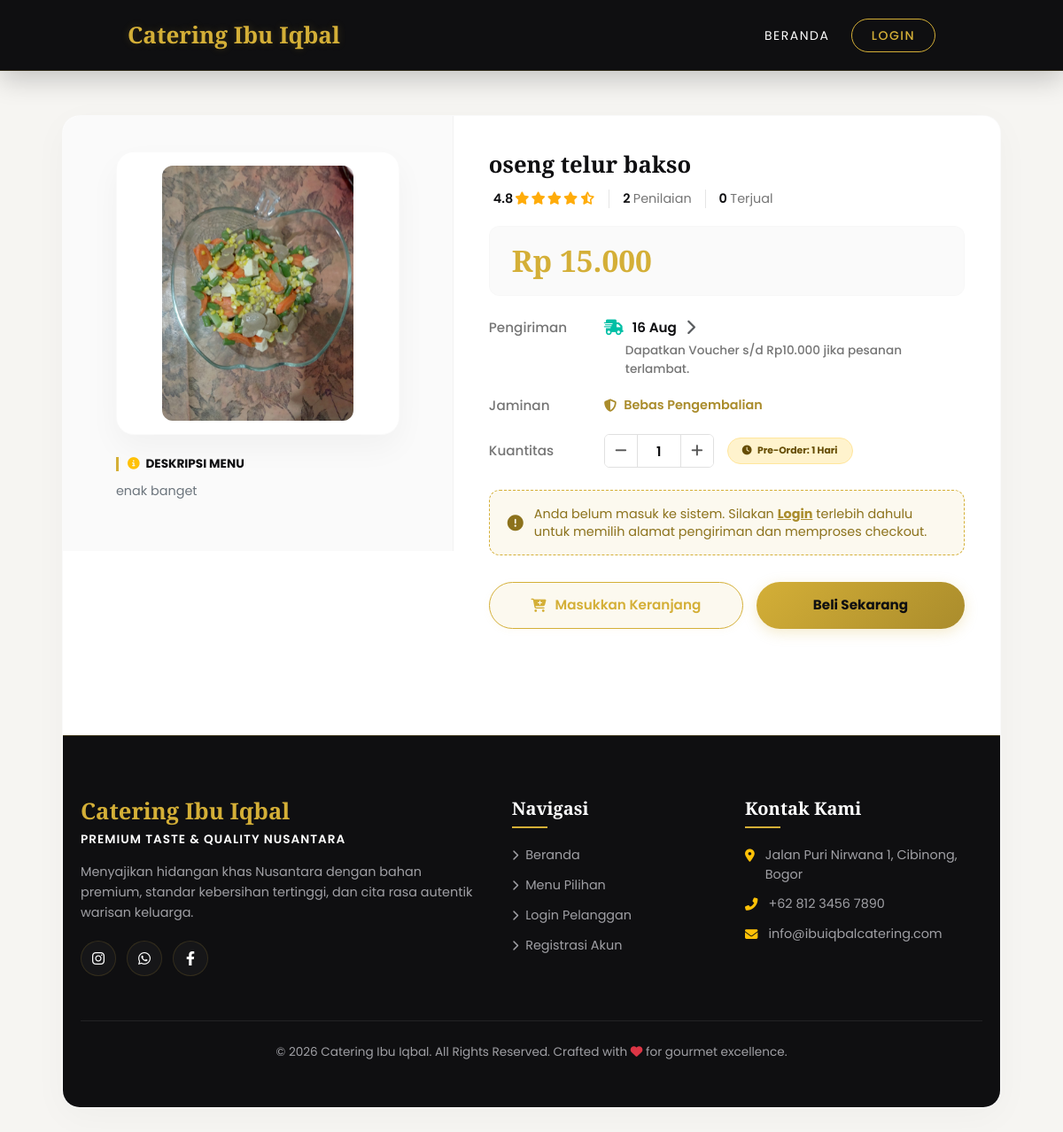
Screenshot of /beli.php with the database file from the repository.
### tables this page shows
CREATE TABLE `produk` (
  `id` int(11) NOT NULL,
  `nama` varchar(100) DEFAULT NULL,
  `deskripsi` text,
  `harga` int(11) DEFAULT NULL,
  `gambar` varchar(100) DEFAULT NULL,
  `pre_order` varchar(100) DEFAULT '1 Hari'
);

### beli.php (the view, shortened to what this page needs)
<?php
include 'koneksi.php';
$id = isset($_GET['id']) ? intval($_GET['id']) : 0;
if ($id <= 0) {
    $first_prod = mysqli_fetch_assoc(mysqli_query($conn, "SELECT id FROM produk ORDER BY id ASC LIMIT 1"));
    $id = $first_prod ? intval($first_prod['id']) : 0;
}
$produk = mysqli_fetch_array(mysqli_query($conn,"SELECT * FROM produk WHERE id='$id'"));
$q_terjual = mysqli_query($conn, "SELECT SUM(dp.jumlah) as total_terjual FROM detail_pesanan dp JOIN pesanan p ON dp.pesanan_id = p.id WHERE dp.produk_id='$id'");
$d_terjual = mysqli_fetch_assoc($q_terjual);
$terjual = intval($d_terjual['total_terjual']);
?>
<!DOCTYPE html>
<html lang="id">
<head>
    <link rel="stylesheet" href="https://cdnjs.cloudflare.com/ajax/libs/font-awesome/6.4.0/css/all.min.css">
    <link href="https://cdn.jsdelivr.net/npm/bootstrap@5.3.0/dist/css/bootstrap.min.css" rel="stylesheet">
</head>
<body>
    <nav class="navbar navbar-expand-lg">
        <div class="container-fluid px-5">
            <a href="index.php" class="brand-name">Catering Ibu Iqbal</a>
            <div class="nav-links ms-auto">
                <a href="index.php">Beranda</a>
                <a href="login.php" class="btn-gold">Login</a>
            </div>
        </div>
    </nav>
    <div class="page-container">
        <div class="product-detail-container">
            <div class="row g-0">
                <div class="col-lg-5 col-md-6">
                    <div class="product-gallery-side">
                        <div class="product-img-card">
                            <?php if(!empty($produk['gambar']) && file_exists("upload/".$produk['gambar'])){ ?>
                                <img src="upload/<?= htmlspecialchars($produk['gambar']) ?>" alt="<?= htmlspecialchars($produk['nama']) ?>">
                            <?php } else { ?>
                                <i class="fa fa-utensils fa-5x text-muted"></i>
                            <?php } ?>
                        </div>
                        <div class="product-desc-box">
                            <h6><i class="fa fa-info-circle text-warning me-1"></i> Deskripsi Menu</h6>
                            <p><?= nl2br(htmlspecialchars($produk['deskripsi'])) ?></p>
                        </div>
                    </div>
                </div>
                <div class="col-lg-7 col-md-6">
                    <div class="product-info-side">
                        <h3 class="shopee-title"><?= htmlspecialchars($produk['nama']) ?></h3>
                        <div class="shopee-rating-row">
                            <div class="shopee-rating-stars">
                                <span>4.8</span>
                                <i class="fa fa-star"></i>
                                <i class="fa fa-star"></i>
                                <i class="fa fa-star"></i>
                                <i class="fa fa-star"></i>
                                <i class="fa fa-star-half-alt"></i>
                            </div>
                            <div class="shopee-penilaian-count">
                                <?= max(1, round($terjual / 2) + 2); ?> <span>Penilaian</span>
                            </div>
                            <div class="shopee-terjual-count">
                                <?= $terjual; ?> <span>Terjual</span>
                            </div>
                        </div>
                        <div class="shopee-price-box">
                            <h2 class="shopee-price-big">Rp <?= number_format($produk['harga'], 0, ',', '.'); ?></h2>
                        </div>
                        <div class="shopee-spec-group">
                            <div class="shopee-spec-label">Pengiriman</div>
                            <div class="shopee-spec-value shopee-shipping-details">
                                <div class="shopee-shipping-main">
                                    <i class="fa fa-truck-fast"></i>
                                    <span><?= date('d M', strtotime('+2 days')); ?></span>
                                    <i class="fa fa-chevron-right small text-muted"></i>
                                </div>
                                <div class="shopee-shipping-sub">
                                    Dapatkan Voucher s/d Rp10.000 jika pesanan terlambat.
                                </div>
                            </div>
                            <div class="shopee-spec-label">Jaminan</div>
                            <div class="shopee-spec-value">
                                <span class="shopee-guarantee">
                                    <i class="fa fa-shield-halved"></i> Bebas Pengembalian
                                </span>
                            </div>
                            <div class="shopee-spec-label mt-2">Kuantitas</div>
                            <div class="shopee-spec-value d-flex align-items-center">
                                <div class="shopee-quantity-control">
                                    <button type="button" class="shopee-quantity-btn" onclick="decreaseQty()"><i class="fa fa-minus"></i></button>
                                    <input type="number" id="qty-input" class="shopee-quantity-input" value="1" min="1" readonly>
                                    <button type="button" class="shopee-quantity-btn" onclick="increaseQty()"><i class="fa fa-plus"></i></button>
                                </div>
                                <div class="shopee-stock-info">
                                    <span class="badge bg-warning-subtle text-warning-emphasis border border-warning-subtle py-2 px-3 rounded-pill">
                                        <i class="fa fa-clock me-1"></i> Pre-Order: <?= htmlspecialchars($produk['pre_order']) ?>
                                    </span>
                                </div>
                            </div>
                        </div>
                        <div class="guest-checkout-alert">
                            <div>
                                Anda belum masuk ke sistem. Silakan <a href="login.php?redirect=pengunjung/pesan.php?id=<?= $id; ?>">Login</a> terlebih dahulu untuk memilih alamat pengiriman dan memproses checkout.
                            </div>
                        </div>
                        <div class="shopee-btn-container">
                            <a href="login.php?redirect=pengunjung/pesan.php?id=<?= $id; ?>" class="btn-shopee-cart">
                                <i class="fa fa-cart-plus"></i> Masukkan Keranjang
                            </a>
                            <a href="login.php?redirect=pengunjung/pesan.php?id=<?= $id; ?>&action=beli" class="btn-shopee-buy">
                                Beli Sekarang
                            </a>
                        </div>
                    </div>
                </div>
    </div>
    <footer class="premium-footer">
        <div class="footer-container">
            <div class="footer-grid">
                <div class="footer-col">
                    <h4>Catering Ibu Iqbal</h4>
                    <p class="tagline">Premium Taste & Quality Nusantara</p>
                    <p class="bio">Menyajikan hidangan khas Nusantara dengan bahan premium, standar kebersihan tertinggi, dan cita rasa autentik warisan keluarga.</p>
                    <div class="footer-socials">
                        <a href="#"><i class="fab fa-instagram"></i></a>
                        <a href="#"><i class="fab fa-whatsapp"></i></a>
                        <a href="#"><i class="fab fa-facebook-f"></i></a>
                    </div>
                </div>
                <div class="footer-col">
                    <h5>Navigasi</h5>
                    <ul class="footer-links">
                        <li><a href="index.php"><i class="fa fa-chevron-right"></i> Beranda</a></li>
                        <li><a href="index.php#produk"><i class="fa fa-chevron-right"></i> Menu Pilihan</a></li>
                        <li><a href="login.php"><i class="fa fa-chevron-right"></i> Login Pelanggan</a></li>
                        <li><a href="daftar.php"><i class="fa fa-chevron-right"></i> Registrasi Akun</a></li>
                    </ul>
                </div>
                <div class="footer-col">
                    <h5>Kontak Kami</h5>
                    <ul class="footer-contact">
                        <li><i class="fa fa-map-marker-alt text-warning"></i> Jalan Puri Nirwana 1, Cibinong, Bogor</li>
                        <li><i class="fa fa-phone-alt text-warning"></i> +62 812 3456 7890</li>
                        <li><i class="fa fa-envelope text-warning"></i> info@ibuiqbalcatering.com</li>
                    </ul>
                </div>
            </div>
            <div class="footer-bottom">
                <p>&copy; 2026 Catering Ibu Iqbal. All Rights Reserved. Crafted with <i class="fa fa-heart text-danger"></i> for gourmet excellence.</p>
            </div>
        </div>
    </footer>
</body>
</html>

### rows the page displays
produk: gambar (picture), deskripsi "enak banget", nama "oseng telur bakso", harga "15.000", pre_order "1 Hari"

### other values shown
max(1, round($terjual / 2) + 2) "2"
$terjual "0"
